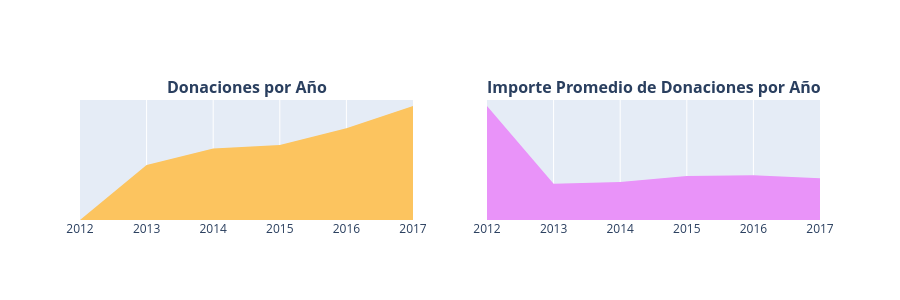

Notebook code for this chart:
### Markdown cell above
> - **Donantes más generosos:**
> - Un donante que no es docente, residente en **Manhattan Beach, California**, ha realizado más de **18.000 donaciones** (representado como D1 en el gráfico de la esquina superior izquierda) a través de DonorsChoose. Otro donante no docente de Nueva York ha aportado una suma total enorme, equivalente a **1,8 millones de dólares**, repartida en unas 10.513 donaciones (representado como D1 en el gráfico de la esquina superior derecha).
> - El pago único más elevado, de **60.000 dólares**, destinado al proyecto "Learning to Play while Playing to Learn" (Aprender a jugar mientras se juega para aprender), fue realizado por un donante de **Anahola, Hawái**, quien ha efectuado un total de 223 donaciones hasta la fecha.
## <a id="3.4"> 3.4 ¿Qué importes de donación se recibieron y en qué momentos? </a>

### Donaciones por año
 - 3.4.1 Número de donaciones por año
 - 3.4.2 Importes promedio de donación por año

### Code cell
donations_df['Donation Date'] = pd.to_datetime(donations_df['Donation Received Date'])
donations_df['Donation Year'] = donations_df['Donation Date'].dt.year
donations_df['Donation Month'] = donations_df['Donation Date'].dt.month
donations_df['Donation Day'] = donations_df['Donation Date'].dt.day
donations_df['Donation Weekday'] = donations_df['Donation Date'].dt.weekday
donations_df['Donation Hour'] = donations_df['Donation Date'].dt.hour

t1 = donations_df.groupby(['Donation Year']).agg({'Donation Month' : 'count', 'Donation Amount' : 'mean'}).reset_index().rename(columns={'Donation Month' : 'Total Donations', 'Donation Amount' : 'Average Amount'})
x = t1['Donation Year']
y1 = t1['Total Donations']
y2 = t1['Average Amount']
trace1 = go.Scatter(x=x[:-1], y=y1[:-1], fill='tozeroy', fillcolor = '#fcc45f', mode= 'none')
trace2 = go.Scatter(x=x[:-1], y=y2[:-1], fill='tozeroy', fillcolor = "#e993f9", mode= 'none')
fig = tools.make_subplots(rows=1, cols=2, print_grid=False, subplot_titles = ["<b>Donaciones por Año</b>", "<b>Importe Promedio de Donaciones por Año</b>"])
fig.append_trace(trace1, 1, 1);
fig.append_trace(trace2, 1, 2);

fig['layout'].update(height=300, showlegend=False, yaxis=dict(
        autorange=True,
        showgrid=False,
        zeroline=False,
        showline=False,
        ticks='',
        showticklabels=False
    ), yaxis2=dict(
        autorange=True,
        showgrid=False,
        zeroline=False,
        showline=False,
        ticks='',
        showticklabels=False
    ));
iplot(fig);

### Figure 1 — Plotly figure (JSON) as saved in the notebook; plotly's stock layout.template omitted (floating-point values rounded to 4 significant figures)
{"data": [{"fill": "tozeroy", "fillcolor": "#fcc45f", "mode": "none", "type": "scatter", "x": [2012, 2013, 2014, 2015, 2016, 2017], "xaxis": "x", "y": [149, 573983, 746608, 783362, 957265, 1190542], "yaxis": "y"}, {"fill": "tozeroy", "fillcolor": "#e993f9", "mode": "none", "type": "scatter", "x": [2012, 2013, 2014, 2015, 2016, 2017], "xaxis": "x2", "y": [166.7, 53.01, 55.53, 64.45, 65.45, 61.21], "yaxis": "y2"}], "layout": {"annotations": [{"font": {"size": 16}, "showarrow": false, "text": "<b>Donaciones por Año</b>", "x": 0.225, "xanchor": "center", "xref": "paper", "y": 1, "yanchor": "bottom", "yref": "paper"}, {"font": {"size": 16}, "showarrow": false, "text": "<b>Importe Promedio de Donaciones por Año</b>", "x": 0.775, "xanchor": "center", "xref": "paper", "y": 1, "yanchor": "bottom", "yref": "paper"}], "height": 300, "showlegend": false, "xaxis": {"anchor": "y", "domain": [0, 0.45]}, "xaxis2": {"anchor": "y2", "domain": [0.55, 1]}, "yaxis": {"anchor": "x", "autorange": true, "domain": [0, 1], "showgrid": false, "showline": false, "showticklabels": false, "ticks": "", "zeroline": false}, "yaxis2": {"anchor": "x2", "autorange": true, "domain": [0, 1], "showgrid": false, "showline": false, "showticklabels": false, "ticks": "", "zeroline": false}}}
